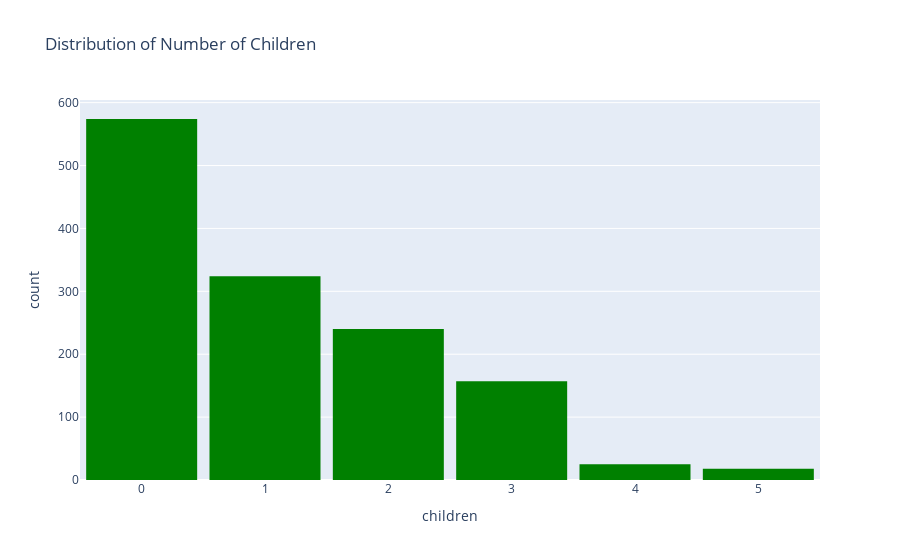

Source (notebook cell):
### Code cell
#Show the number of children column visually
no_of_children = px.histogram(h_data, x='children', color_discrete_sequence=["green"], title = "Distribution of Number of Children")
no_of_children.update_layout(bargap=0.1)
no_of_children.show()

### Figure 1 — Plotly figure (JSON) as saved in the notebook; plotly's stock layout.template omitted (floating-point values rounded to 4 significant figures; data arrays with more than 128 entries replaced by an {"elided": "..."} marker saying what was removed)
{"data": [{"alignmentgroup": "True", "bingroup": "x", "hovertemplate": "children=%{x}<br>count=%{y}<extra></extra>", "legendgroup": "", "marker": {"color": "green", "pattern": {"shape": ""}}, "name": "", "offsetgroup": "", "orientation": "v", "showlegend": false, "type": "histogram", "x": {"elided": "1338 int values"}, "xaxis": "x", "yaxis": "y"}], "layout": {"bargap": 0.1, "barmode": "relative", "legend": {"tracegroupgap": 0}, "title": {"text": "Distribution of Number of Children"}, "xaxis": {"anchor": "y", "domain": [0, 1], "title": {"text": "children"}}, "yaxis": {"anchor": "x", "domain": [0, 1], "title": {"text": "count"}}}}
